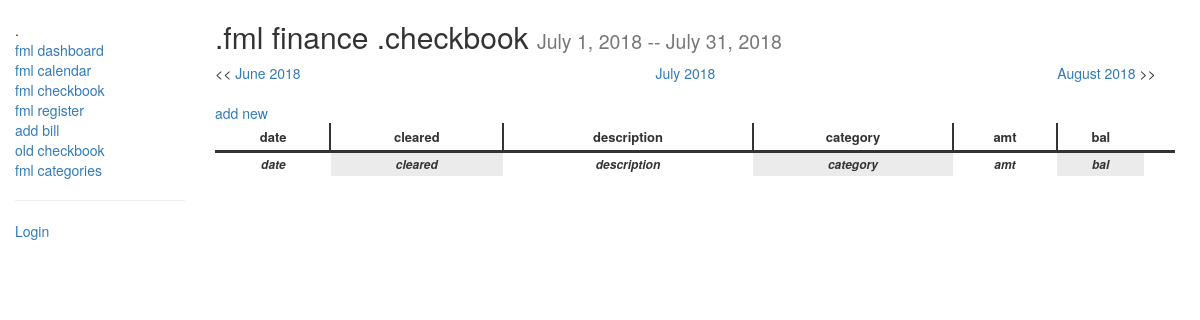
The app's page /checkbook/checkbookMonth, older data.
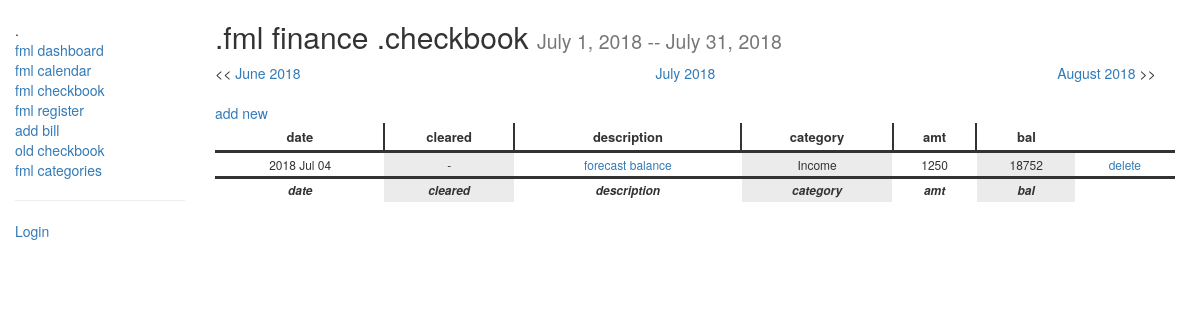
The same page, newer data.
### checkbook/models.py (models this page shows, shortened)
class Check(models.Model):
    check_type = (('CR', 'credit'),('DR', 'debit'),('SV', 'savings'),('DT', 'debt reduction'),)
    dater = models.DateField(help_text=' .the date of the transaction')
    type = models.CharField(max_length=2, choices=check_type, help_text=' .credit or debit')
    category = models.ForeignKey('Category', on_delete=models.SET_NULL, null=True)
    name = models.CharField(max_length=100, help_text=' .description')
    amount = models.IntegerField(default=0, help_text=' .amount')
    cleared = models.BooleanField(help_text=' .cleared with the bank?')
    created = models.DateTimeField(auto_now_add=True)
    class Meta:
        ordering = ["dater"]
    def get_absolute_url(self):
        return reverse('check-detail', kwargs={'pk': self.pk})

class Category(models.Model):
    name = models.CharField(max_length=100, help_text=' .category name')
    frequency = models.CharField(max_length=10, null=True, blank=True, help_text=' .M(monthly) or W(weekly)')
    budget = models.IntegerField(default=0, help_text=' .budgeted amount by frequency' )
    class Meta:
        ordering = ["name"]
    def __str__(self):
        return '{0}'.format(self.name)

### checkbook/views.py (the view)
# urls.py: path('checkbookMonth', views.checkbookMonth, name='checkbook-month'),
def checkbookMonth(request, aYear=date.today().year , aMonth=date.today().month):
    curYear = int(aYear)
    curMonth = int(aMonth)
    fromMonth = date(aYear, aMonth, 1)
    toMonth = date(aYear, aMonth, monthrange(aYear, aMonth)[1])
    PreviousYear = curYear
    PreviousMonth = curMonth - 1
    if PreviousMonth == 0:
        PreviousMonth = 12
        PreviousYear = curYear - 1
    NextYear = curYear
    NextMonth = curMonth + 1
    if NextMonth == 13:
        NextMonth = 1
        NextYear = curYear + 1
    check_list = Check.objects.all()
    balance = 0
    for chk in check_list:
        balance += chk.amount
        chk.balance = balance
        if chk.cleared:
            chk.cleared = '\u221A'
        else:
            chk.cleared = '-'
    return render(request, 'checkbook/checkbookNEW.html', {'checks' : check_list,
                                                       'Month' : curMonth,
                                                       'MonthName' : named_month(curMonth),
                                                       'Year' : curYear,
                                                       'PreviousMonth' : PreviousMonth,
                                                       'PreviousMonthName' : named_month(PreviousMonth),
                                                       'PreviousYear' : PreviousYear,
                                                       'NextMonth' : NextMonth,
                                                       'NextMonthName' : named_month(NextMonth),
                                                       'NextYear' : NextYear,
                                                       'fromMonth' : fromMonth,
                                                       'toMonth' :toMonth
                                                   })

### checkbook/views.py (called while the page is built)
def named_month(pMonthNumber):
    return date(1900, pMonthNumber, 1).strftime('%B')

### checkbook/templates/checkbook/checkbookNEW.html (shortened to what this page needs)
{% extends "base_generic.html" %}
{% block content %}
    <h2>.fml finance .checkbook <small>{{fromMonth}} -- {{toMonth}}</small></h2>
    <table width="97%">
      <tr>
        <td width="30%" align="left">
          &lt;&lt; <a href="{% url 'checkbook-monthNav' PreviousYear PreviousMonth%}">{{PreviousMonthName}} {{PreviousYear}}</a>
        </td>
        <td width="30%" align="center"><a href="{% url 'checkbook-month' %}"">{{MonthName}} {{Year}}</a></td>
        <td width="30%" align="right">
          <a href="{% url 'checkbook-monthNav' NextYear NextMonth%}">{{NextMonthName}} {{NextYear}}</a> &gt;&gt;
        </td>
      </tr>
    </table>
    <br/>
    <a href="{% url 'check-add' %}">add new</a>
    {% if checks %}
    <table class="greyGridTable">
      <thead>
        <tr>
          <th>date</th>
          <th>cleared</th>
          <th>description</th>
          <th>category</th>
          <th>amt</th>
          <th>bal</th>
          <th></th>
        </tr>
      </thead>
      <tfoot>
        <tr>
          <td>date</td>
          <td>cleared</td>
          <td>description</td>
          <td>category</td>
          <td>amt</td>
          <td>bal</td>
          <td></td>
        </tr>
      </tfoot>
        {% for check in checks %}
          {% if check.dater >= fromMonth and check.dater <= toMonth %}
          <tr>
            <td>{{ check.dater|date:'Y M d' }}</td>
            <td>{{check.cleared}}</td>
            <td><a href="{{ check.get_absolute_url }}"> {{ check.name }}</a></td>
            <td>{{check.category}}</td>
            <td>{{check.amount}}</td>
            <td>{{check.balance}}</td>
            <td><a href="{% url 'check-delete' check.id %}">delete</a></td>
          </tr>
          {% endif %}
        {% endfor %}
    </table>
    {% else %}
      <p>There are no checks in the checkbook.</p>
    {% endif %}
{% endblock %}

Row changes from the older to the newer data that the page shows:
added Check: dater "2018 Jul 04", cleared "-", name "forecast balance", category "Income", amount "1250", balance "18752"
